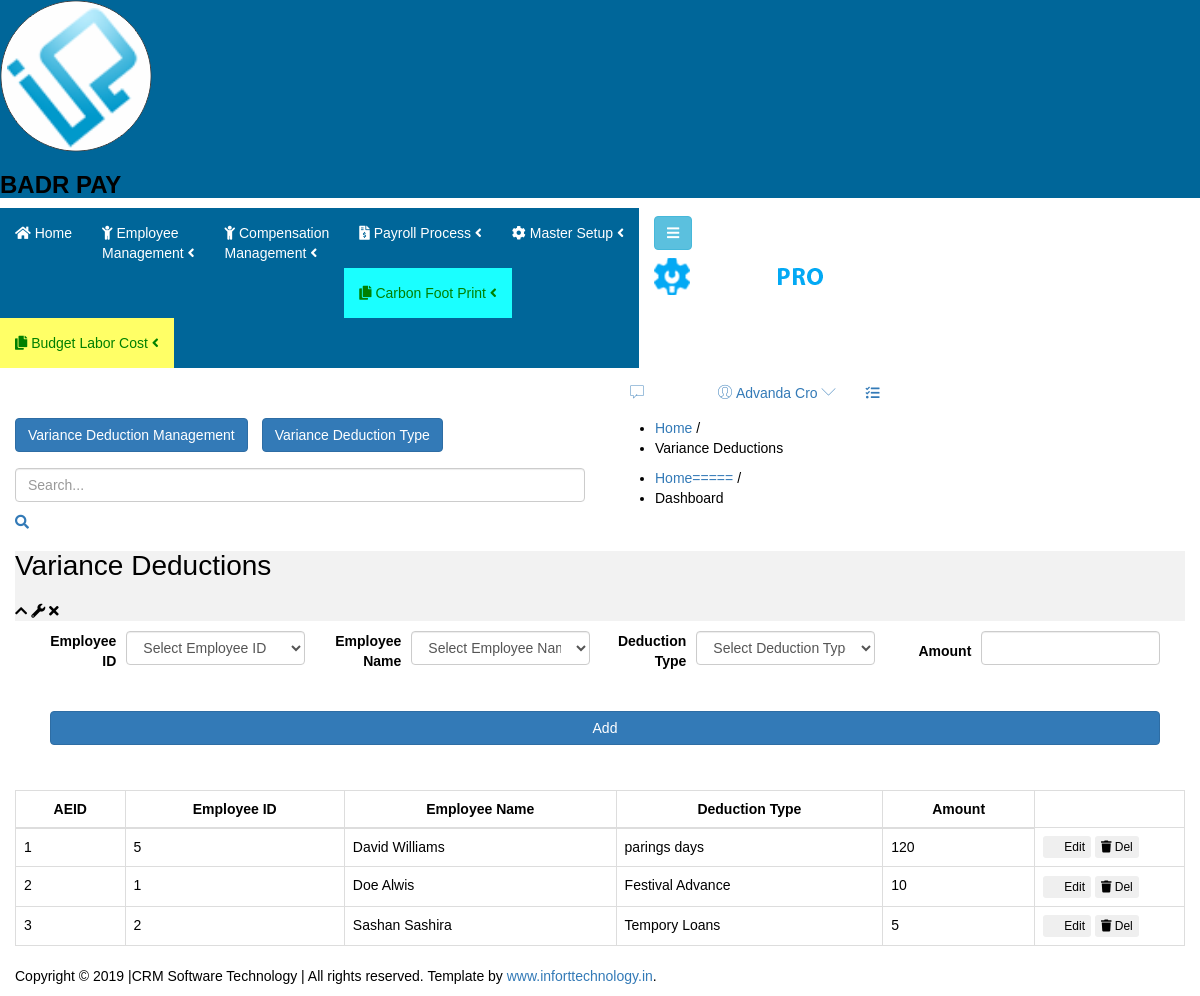
Screenshot of /Wamp/Forms/VarianceDeductions/VarianceDeductions.php with the database file from the repository.
### tables this page shows
CREATE TABLE IF NOT EXISTS `variencededuction` (
  `AEID` int NOT NULL AUTO_INCREMENT,
  `EmployeeID` int NOT NULL,
  `DeductionTypeID` int NOT NULL,
  `Amount` double NOT NULL,
  `AUser` varchar(50) NOT NULL,
  `MUSer` varchar(50) NOT NULL,
  `Terminal` varchar(50) NOT NULL,
  `IsServerUpdate` int NOT NULL,
  `IsUpdateToClient` int NOT NULL,
  `CompanyID` int NOT NULL,
  `emptypeid` int NOT NULL,
  `IsSave` int NOT NULL,
  `ModelID` int NOT NULL,
  `CategoryID` int NOT NULL,
  `BrandID` int NOT NULL,
  `Description` varchar(50) NOT NULL,
  `CustomerID` int NOT NULL,
  PRIMARY KEY (`AEID`)
);

CREATE TABLE IF NOT EXISTS `employee` (
  `EmployeeID` int NOT NULL AUTO_INCREMENT,
  `EmployeeCode` varchar(15) NOT NULL,
  `FirstName` varchar(50) NOT NULL,
  `LastName` varchar(50) NOT NULL,
  `DepartmentID` int NOT NULL,
  `DesignationID` int NOT NULL,
  `Gender` varchar(10) NOT NULL,
  `Email` varchar(100) NOT NULL,
  `Address` varchar(255) NOT NULL,
  `MobileNumber` varchar(15) NOT NULL,
  `BirthDate` date NOT NULL,
  `JoinedDate` date NOT NULL,
  `Status` varchar(20) NOT NULL,
  `BasicSalary` decimal(10,2) NOT NULL,
  `PhotoPath` varchar(255) DEFAULT NULL,
  `PhotoID` varchar(255) NOT NULL,
  `QID` varchar(15) NOT NULL,
  `HourlyRate` double NOT NULL,
  PRIMARY KEY (`EmployeeID`)
);

CREATE TABLE IF NOT EXISTS `variancedeductiontype` (
  `ID` int NOT NULL AUTO_INCREMENT,
  `DeductionDescription` varchar(50) NOT NULL,
  `AUser` varchar(20) NOT NULL,
  `MUser` varchar(20) NOT NULL,
  `Terminal` varchar(20) NOT NULL,
  `IsServerUpdate` int NOT NULL,
  `NCashBenefits` int NOT NULL,
  PRIMARY KEY (`ID`)
);

### Wamp/Connection/dbconnecting.php (called while the page is built, shortened)
<?php
$host = "localhost";
$user = "root";
$password = "";
$database = "badrpayroll";
class DBHandle {
    private $connection;
    public function __construct($host, $user, $password, $database) {
        $this->connection = new mysqli($host, $user, $password, $database);
    }
    public function runQuery($query) {
        $result = $this->connection->query($query);
        return $result;
    }
}
$db_handle = new DBHandle($host, $user, $password, $database);
?>

### Wamp/Forms/VarianceDeductions/VarianceDeductions.php (the view, shortened to what this page needs)
<?php
require_once("../../Connection/dbconnecting.php");
?>
<!doctype html>
<html class="no-js" lang="en">
<head>
    <?php include('../../Include/headerlinks.php'); ?>
</head>
<body class="materialdesign">
    <div class="wrapper-pro">
        <?php include('../../Include/sidebar.php'); ?>
        <div class="content-inner-all">
            <?php include('../../Include/header.php'); ?>
            <div class="breadcome-area mg-b-30 small-dn">
                <div class="container-fluid">
                    <div class="row">
                        <div class="col-lg-12">
                            <div class="breadcome-list shadow-reset">
                                <div class="row">
                                    <div class="col-lg-6">
                                           <div class="menu-container">
                                    <a href="../VarianceDeductions/VarianceDeductions.php" class="btn btn-primary">Variance Deduction Management</a>
                                </div>
                                <div class="menu-container">
                                    <a href="../VarianceDeductionType/VarianceDeductionTypeUI.php" class="btn btn-primary">Variance Deduction Type</a>
                                </div>
                                    </div>
                                    <div class="col-lg-6">
                                        <ul class="breadcome-menu">
                                            <li><a href="#">Home</a> <span class="bread-slash">/</span></li>
                                            <li><span class="bread-blod">Variance Deductions</span></li>
                                        </ul>
                                    </div>
                                </div>
                            </div>
                        </div>
                    </div>
                </div>
            </div>
            <?php include('../../Include/menuarea.php'); ?>
            <div class="admin-dashone-data-table-area mg-b-15">
                <div class="container-fluid">
                    <div class="row">
                        <div class="col-lg-12">
                            <div class="sparkline8-list shadow-reset">
                                <div class="sparkline8-hd" style="background-color:#f2f2f2;">
                                    <div class="main-sparkline8-hd">
                                        <h1>Variance Deductions</h1>
                                        <div class="sparkline8-outline-icon">
                                            <span class="sparkline8-collapse-link"><i class="fa fa-chevron-up"></i></span>
                                            <span><i class="fa fa-wrench"></i></span>
                                            <span class="sparkline8-collapse-close"><i class="fa fa-times"></i></span>
                                        </div>
                                    </div>
                                </div>
                                <div class="sparkline8-graph">
                                    <form id="varianceDeductionsForm" name="varianceDeductionsForm" method="post" autocomplete="off" action="">
                                        <div class="container">
                                            <div class="form-group">
                                                <label for="employeeID">Employee ID</label>
                                                <select class="form-control" id="employeeID" name="employeeID">
                                                    <option value="">Select Employee ID</option>
                                                </select>
                                            </div>
                                            <div class="form-group">
                                                <label for="employeeName">Employee Name</label>
                                                <select class="form-control" id="employeeName" name="employeeName">
                                                    <option value="">Select Employee Name</option>
                                                </select>
                                            </div>
                                            <div class="form-group">
                                                <label for="deductionTypeID">Deduction Type</label>
                                                <select class="form-control" id="deductionTypeID" name="deductionTypeID">
                                                    <option value="">Select Deduction Type</option>
                                                </select>
                                            </div>
                                            <div class="form-group">
                                                <label for="amount">Amount</label>
                                                <input type="text" class="form-control" id="amount" name="amount" required>
                                            </div>
                                            <div class="form-group">
                                                <button type="button" class="btn btn-primary" id="addVarianceDeduction">Add</button>
                                            </div>
                                        </div>
                                    </form>
                                    <br>
                                    <div id="varianceDeductionsList">
                                        <table class="table table-bordered">
                                            <thead>
                                                <tr>
                                                    <th style="text-align:center;">AEID</th>
                                                    <th style="text-align:center;">Employee ID</th>
                                                    <th style="text-align:center;">Employee Name</th>
                                                    <th style="text-align:center;">Deduction Type</th>
                                                    <th style="text-align:center;">Amount</th>
                                                </tr>
                                            </thead>
                                            <tbody>
                                            <?php
                                            $queryA = "SELECT vd.*, e.FirstName, e.LastName, vdt.DeductionDescription
FROM `variencededuction` vd
JOIN `employee` e ON vd.EmployeeID = e.EmployeeID
JOIN `variancedeductiontype` vdt ON vd.DeductionTypeID = vdt.ID
ORDER BY vd.AEID ASC;
";
                                            $resultA = $db_handle->runQuery($queryA);
                                            if (!empty($resultA)) {
                                                foreach ($resultA as $r) {
                                                    $ID = $r['AEID'];
                                                    ?>
                                                    <tr id="show">
                                                        <td style="text-align:left;" id="AEID-<?php echo $ID; ?>"><?php echo $r['AEID']; ?></td>
                                                        <td style="text-align:left;" id="EmployeeID-<?php echo $ID; ?>"><?php echo $r['EmployeeID']; ?></td>
                                                        <td style="text-align:left;" id="EmployeeName-<?php echo $ID; ?>"><?php echo $r['FirstName'].' '.$r['LastName']; ?></td>
                                                        <td style="text-align:left;" id="DeductionTypeID-<?php echo $ID; ?>"><?php echo $r['DeductionDescription']; ?></td>
                                                        <td style="text-align:left;" id="Amount-<?php echo $ID; ?>"><?php echo $r['Amount']; ?></td>
                                                        <td style="width:150px;">
                                                            <div class="btn-group varianceDeductions-list-action">
                                                                <button class="btn btn-white btn-xs Update btn-hover-edit" id="<?php echo $ID; ?>"><i class="fa fa-pencil"></i> Edit</button>
                                                            </div>
                                                            <div class="btn-group varianceDeductions-list-action">
                                                                <button class="btn btn-white btn-xs Delete" id="<?php echo $ID; ?>"><i class="fa fa-trash"></i> Del</button>
                                                            </div>
                                                        </td>
                                                    </tr>
                                                    <?php
                                                }
                                            }
                                            ?>
											                                            </tbody>
                                        </table>
                                    </div>
                                </div>
                            </div>
                        </div>
                    </div>
                </div>
            </div>
        </div>
    </div>
    <?php include('../../Include/footer.php'); ?>
</body>
</html>

### Wamp/Forms/css/style.css (style rules this page uses)
body { font-family: "Poppins", sans-serif; color: #000000; background-color: #ffffff; }
.btn, .btn:focus { outline: none !important; -webkit-box-shadow: none; box-shadow: none; }

### Wamp/Forms/VarianceDeductions/VarianceDeductions.php (style rules this page uses)
.form-control { margin-bottom: 10px; }
.container { display: flex; flex-wrap: wrap; justify-content: space-between; }
.container > div { flex: 1; min-width: 250px; padding: 10px; }
.form-group { display: flex; align-items: center; margin-bottom: 15px; }
.form-group label { flex: 1; text-align: right; margin-right: 10px; }
.form-group input, .form-group select { flex: 2; }
.form-group button { flex: 1; margin-left: 10px; }
.menu-container { display: inline-block; margin-right: 10px; }

### rows the page displays
variencededuction: AEID "1", EmployeeID "5", EmployeeID.FirstName "David", EmployeeID.LastName "Williams", variancedeductiontype.DeductionDescription "parings days", Amount "120"
variencededuction: AEID "2", EmployeeID "1", EmployeeID.FirstName "Doe", EmployeeID.LastName "Alwis", variancedeductiontype.DeductionDescription "Festival Advance", Amount "10"
variencededuction: AEID "3", EmployeeID "2", EmployeeID.FirstName "Sashan", EmployeeID.LastName "Sashira", variancedeductiontype.DeductionDescription "Tempory Loans", Amount "5"
